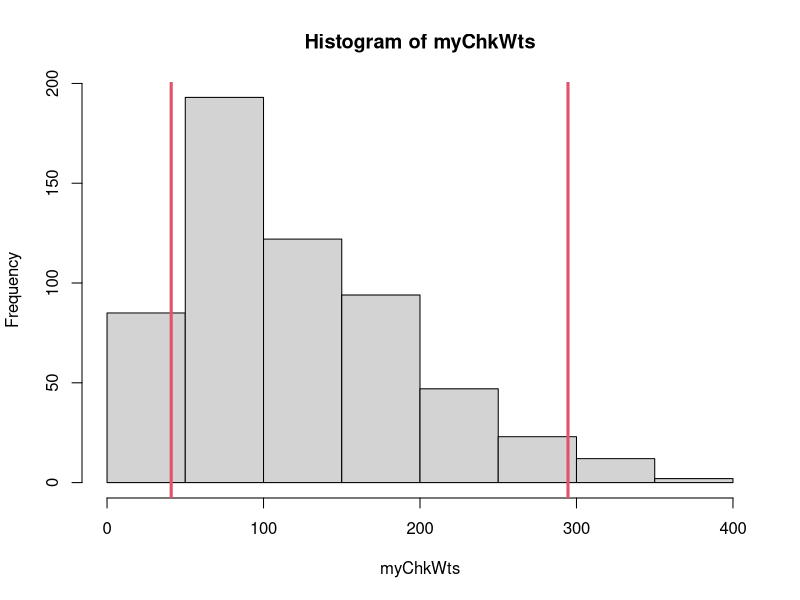
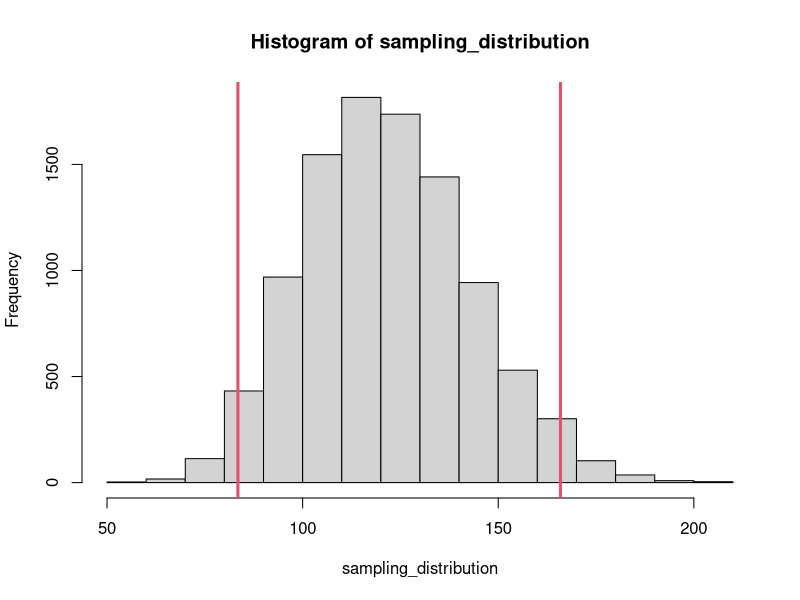
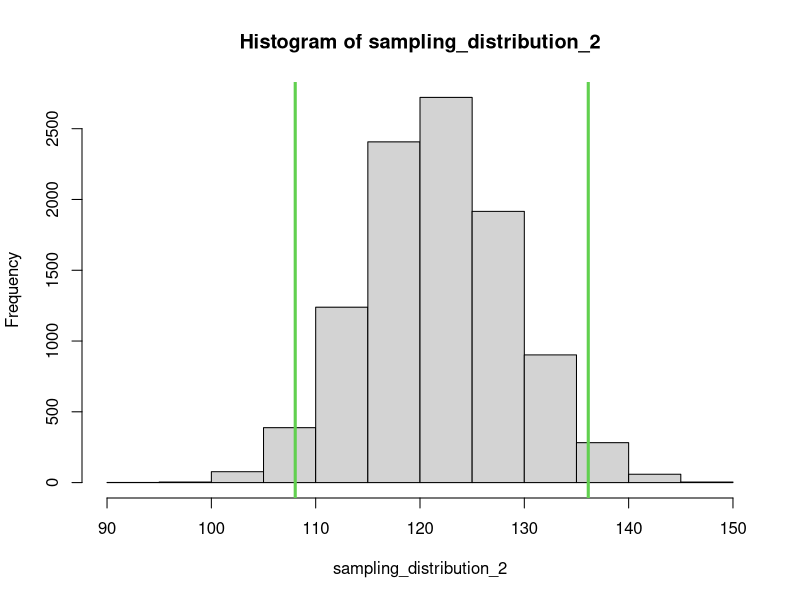

Recreate these plots in R, in order.
## ---- chunk 1
summary(ChickWeight)

dim(ChickWeight)
# The first number is 578 and this represents the number of rows
# That is, there are 578 observations in total recorded for the chicks

## ---- chunk 2
summary(ChickWeight$weight)
   # Min. 1st Qu.  Median    Mean 3rd Qu.    Max. 
   # 35.0    63.0   103.0   121.8   163.8   373.0
# This command runs a summary on the weight vector (or variable) from the ChickWeight data set
# The weight had a range of 338 (373 - 35), mean of 121.8, median of 103.0, 1st quartile of 63, 3rd quartile of 163.8, and IQR of 100.8.

head(ChickWeight$weight)
# 42 51 59 64 76 93
# This command extracts the first 6 elements of the weight vector (or variable) from the ChickWeight data set

mean(ChickWeight$weight)
# 121.8183
# This command calculates the arithmetic mean (average) of the values within the weight vector (or variable) from the ChickWeight data set

myChkWts <- ChickWeight$weight
# This command assigns the weight vector from the ChickWeights data set to a variable named myChkWts

quantile(myChkWts, 0.5)
# 50% 
# 103 
# This command extracts the 50th percentile from the variable containing the weights vector
# The 50th percentile is also the median, and the median value is 103
   
## ---- chunk 3
hist(myChkWts)
abline(v=quantile(myChkWts, c(0.025, 0.975)), col=2, lwd=3)

quantile(myChkWts, c(0.025, 0.975))
 #   2.5%   97.5% 
 # 41.000 294.575
# These values signify that 95% of the weights lie between 41 and 294.575

summary(myChkWts)
# The mean of the weights is 121.8 and the meadian is 103
# As can be seen, the mean is greater than the mean
# This, along with the histogram, indicates that the data has a right skew
# That is, there are more recordings of lower weights and a few recordings of heavier weights

## ---- chunk 4
set.seed(1234)
sampling_distribution <- replicate(10000, mean(sample(myChkWts, size=11, replace=T)))

quantile(sampling_distribution, c(0.025, 0.975))

hist(sampling_distribution)
abline(v=quantile(sampling_distribution, c(0.025, 0.975)), col=2, lwd=3)
  
## ---- chunk 5
# The distribution of the original data provides a mean which is calculated from the given data set. This mean, however, might not be the true mean from the original/actual set of data -- it is merely a point estimate. 
# The distribution of the sampling mean, on the other hand, represents the mean (and distribution) of various samples from the data. Based on the law of large numbers and the central limit theorem, as these samples get larger and the number of observations increase, the mean of the distribution is expected to be closer to the true mean and the distribution is expected to be approximately normal.

# The quantile values are different because these are essentially two different data sets
# The first data set represents the recorded observations. Thus, the those quantiles will represent where 95% of the recorded data lies.
# The second data set represents the means of data which was sampled from the recorded data. Thus, the quantiles will represents where 95% of the means lie.

## ---- chunk 6
set.seed(1234)
sampling_distribution_2 <- replicate(10000, mean(sample(myChkWts, size=100, replace=T)))

quantile(sampling_distribution_2, c(0.025, 0.975))

hist(sampling_distribution_2)
abline(v=quantile(sampling_distribution_2, c(0.025, 0.975)), col=3, lwd=3)

# Here, the quantiles are once again different because we are taking more observatrions within the sample.
# As the number of observations increase, the estimate tends towards the true mean of the distribution.
